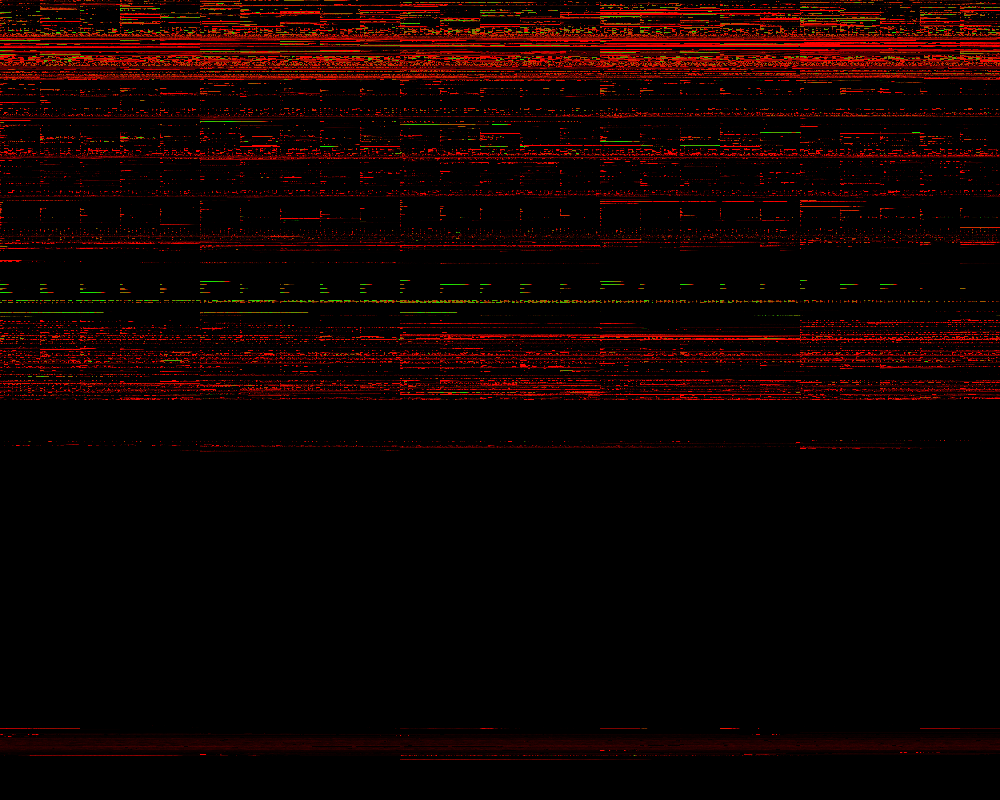
#> input picture images/all_isbns_1_50.png, 1000 x 800 px, found by its file name
$ python readme_figures.py
#> lines starting #> are read from the running program, lines starting #| are printed output that depends on the picture
"""Render the README figures from the pre-generated 1:50 overview images.

    python tools/readme_figures.py

Writes docs/isbn-map-annotated.png and docs/isbn-sources.png.
"""
import json
from pathlib import Path

import numpy as np
from PIL import Image, ImageDraw, ImageFont

ROOT = Path(__file__).resolve().parent.parent
IMG_DIR = ROOT / "static/images/isbnmap/1_50"
OUT_DIR = ROOT / "docs"

BG = (13, 15, 18)
INK = (232, 230, 227)
MUTED = (150, 156, 164)
RULE = (90, 96, 104)
RED = (255, 40, 40)
GREEN = (40, 230, 40)
AMBER = (255, 196, 64)

# 1000 x 800 overview: one row of pixels = 50 rows of the 50,000-wide 1:1 grid,
# so y = (isbn12 - 978000000000) / 2.5M
ISBNS_PER_ROW = 2_500_000


def font(size, bold=False):
    name = "DejaVuSans-Bold.ttf" if bold else "DejaVuSans.ttf"
    return ImageFont.truetype(f"/usr/share/fonts/truetype/dejavu/{name}", size)


def y_of(prefix):
    """Overview row where an ISBN prefix like '979-8' starts."""
    digits = prefix.replace("-", "")
    offset = int(digits.ljust(12, "0")) - 978_000_000_000
    return offset // ISBNS_PER_ROW


def bracket(draw, x, y0, y1, label, sub=None, tick=6):
    draw.line([(x, y0 + 1), (x, y1 - 1)], fill=RULE, width=1)
    draw.line([(x - tick, y0 + 1), (x, y0 + 1)], fill=RULE, width=1)
    draw.line([(x - tick, y1 - 1), (x, y1 - 1)], fill=RULE, width=1)
    mid = (y0 + y1) / 2
    if sub:
        draw.text((x + 10, mid - 1), label, font=font(14, True), fill=INK, anchor="ls")
        draw.text((x + 10, mid + 3), sub, font=font(11), fill=MUTED, anchor="lt")
    else:
        draw.text((x + 10, mid), label, font=font(14, True), fill=INK, anchor="lm")


def annotated_map():
    base = Image.open(IMG_DIR / "all_isbns_1_50.png").convert("RGB")
#> base is the input picture: PIL image 1000x800 RGB; mean R, G, B 16.9, 2, 0
    W, H = base.size  # 1000 x 800
#> W = 1000; H = 800
    pad, top, gutter, foot = 32, 104, 330, 92
    img = Image.new("RGB", (pad + W + gutter, top + H + foot), BG)
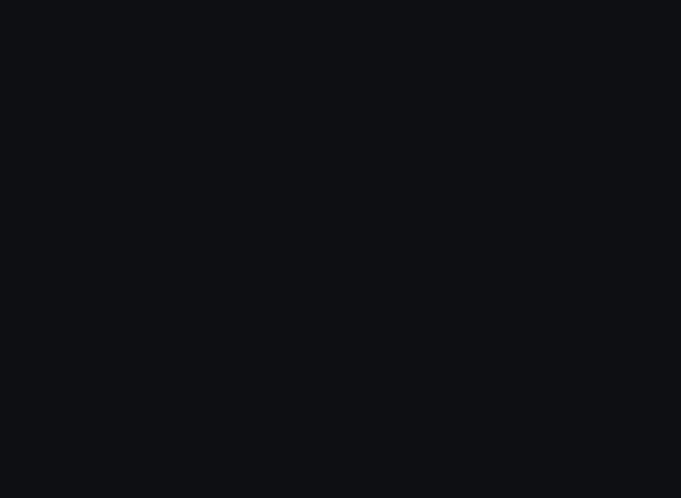
#> img: PIL image 1362x996 RGB (shown at 1/2 size); mean R, G, B 13, 15, 18
    img.paste(base, (pad, top))
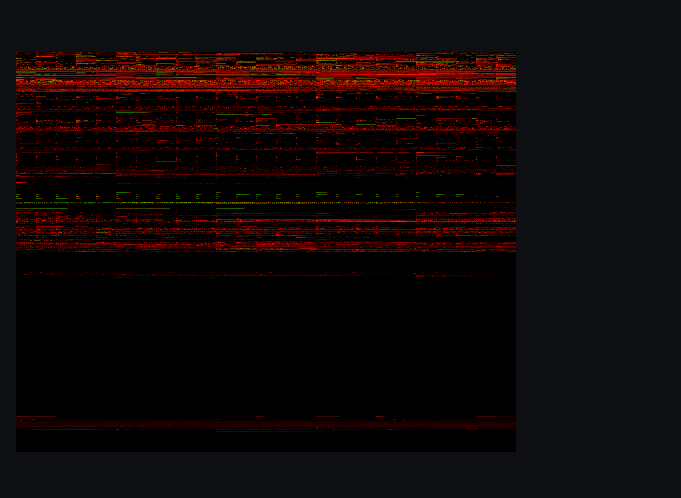
#> img: PIL image 1362x996 RGB (shown at 1/2 size); mean R, G, B 15.3, 7.3, 7.4
    d = ImageDraw.Draw(img)

    d.text((pad, 30), "Every ISBN in the world, on one map", font=font(26, True), fill=INK)
    d.text((pad, 66),
           "978-0…  →  979-9…  ·  2 billion ISBN-12 slots, read left→right, top→bottom  ·  "
           "50,000 × 40,000 px at 1:1, shown here at 1:50",
           font=font(14), fill=MUTED)

    # dashed divider between the 978 and 979 halves
    y979 = top + y_of("979")
    for x in range(pad, pad + W, 12):
        d.line([(x, y979), (x + 6, y979)], fill=(200, 200, 200), width=1)

    # outer ruler: the two EAN prefixes
    ox = pad + W + 18
#> ox = 1050
    for p, y0, y1 in (("978", 0, 400), ("979", 400, 800)):
        d.line([(ox, top + y0 + 2), (ox, top + y1 - 2)], fill=INK, width=2)
        d.text((ox + 8, top + y0 + 4), p, font=font(18, True), fill=INK)

    # inner ruler: registration groups
    ix = ox + 70
#> ix = 1120
    groups = [
        ("978-0", "978-2", "978-0 / 1", "English language"),
        ("978-2", "978-3", "978-2", "French"),
        ("978-3", "978-4", "978-3", "German"),
        ("978-4", "978-5", "978-4", "Japan"),
        ("978-5", "978-6", "978-5", "Russia & former USSR"),
        ("978-6", "978-7", "978-6", "Iran, Turkey, Mexico, Kenya…"),
        ("978-7", "978-8", "978-7", "China"),
        ("978-8", "978-9", "978-8x", "India, Italy, Spain, Brazil, Korea…"),
        ("978-9", "979", "978-9x", "Netherlands, Sweden, India…"),
        ("979-1", "979-2", "979-1x", "France, Korea, Italy, Spain"),
        ("979-8", "979-9", "979-8", "United States (since 2020)"),
    ]
    for start, end, label, sub in groups:
        bracket(d, ix, top + y_of(start), top + y_of(end), label, sub)
    bracket(d, ix, top + y_of("979-2"), top + y_of("979-8"), "979-2 … 979-7", "unassigned — still empty")

    # legend
    ly = top + H + 26
#> ly = 930
    d.rectangle([pad, ly, pad + 14, ly + 14], fill=RED)
    d.text((pad + 22, ly + 7), "ISBN known to at least one catalog (Google Books, WorldCat, OpenLibrary, …)",
           font=font(14), fill=INK, anchor="lm")
    d.rectangle([pad, ly + 26, pad + 14, ly + 40], fill=GREEN)
    d.text((pad + 22, ly + 33), "ISBN also held in Anna's Archive (md5)  ·  black = no book has this number",
           font=font(14), fill=INK, anchor="lm")

    OUT_DIR.mkdir(exist_ok=True)
    img.save(OUT_DIR / "isbn-map-annotated.png", optimize=True)
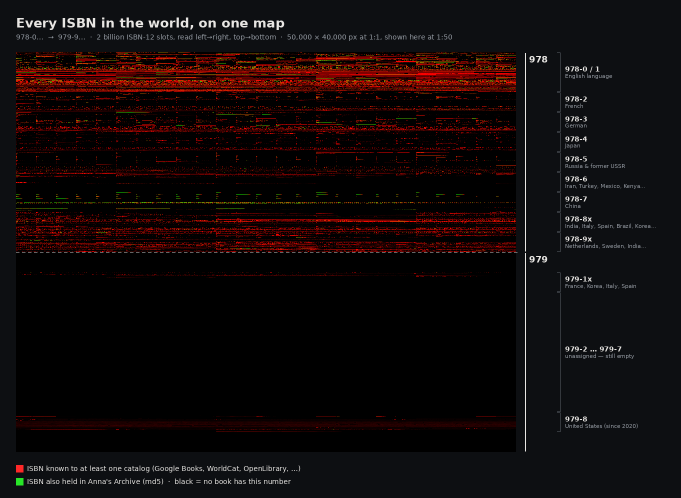
#> saved as isbn-map-annotated.png: PIL image 1362x996 RGB (shown at 1/2 size); mean R, G, B 17.8, 9.8, 9.8


def block_max(a, k):
    h, w = a.shape
    return a[: h - h % k, : w - w % k].reshape(h // k, k, w // k, k).max(axis=(1, 3))


def source_grid():
    counts = {r["prefix"]: (r["name"], r["count"]) for r in json.load(open(ROOT / "static/data/all_books.json"))}
#> (reads all_books.json from the repository)
    sources = sorted((p for p in counts if p != "all"), key=lambda p: -counts[p][1])

    k, cols, gap, label_h = 4, 4, 18, 40
    tw, th = 1000 // k, 800 // k
    rows = -(-len(sources) // cols)
    pad, top = 32, 92
    W = pad * 2 + cols * tw + (cols - 1) * gap
    H = top + rows * (th + label_h + gap) + 8
    img = Image.new("RGB", (W, H), BG)
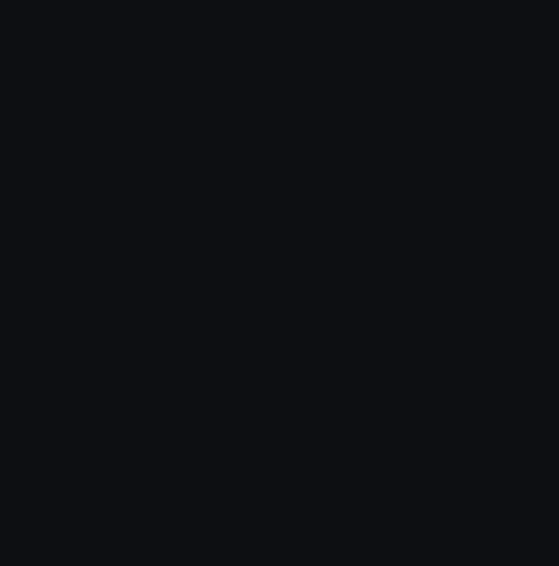
#> img: PIL image 1118x1132 RGB (shown at 1/2 size); mean R, G, B 13, 15, 18
    d = ImageDraw.Draw(img)
    d.text((pad, 26), "Who knows which books?", font=font(26, True), fill=INK)
    d.text((pad, 62), "Each panel is the same 978/979 map. Highlighted: ISBNs present in that source. "
                      "Grey: present elsewhere.", font=font(14), fill=MUTED)

    for i, p in enumerate(sources):
#> (the run stopped early here; a loop or call above may not have finished)
